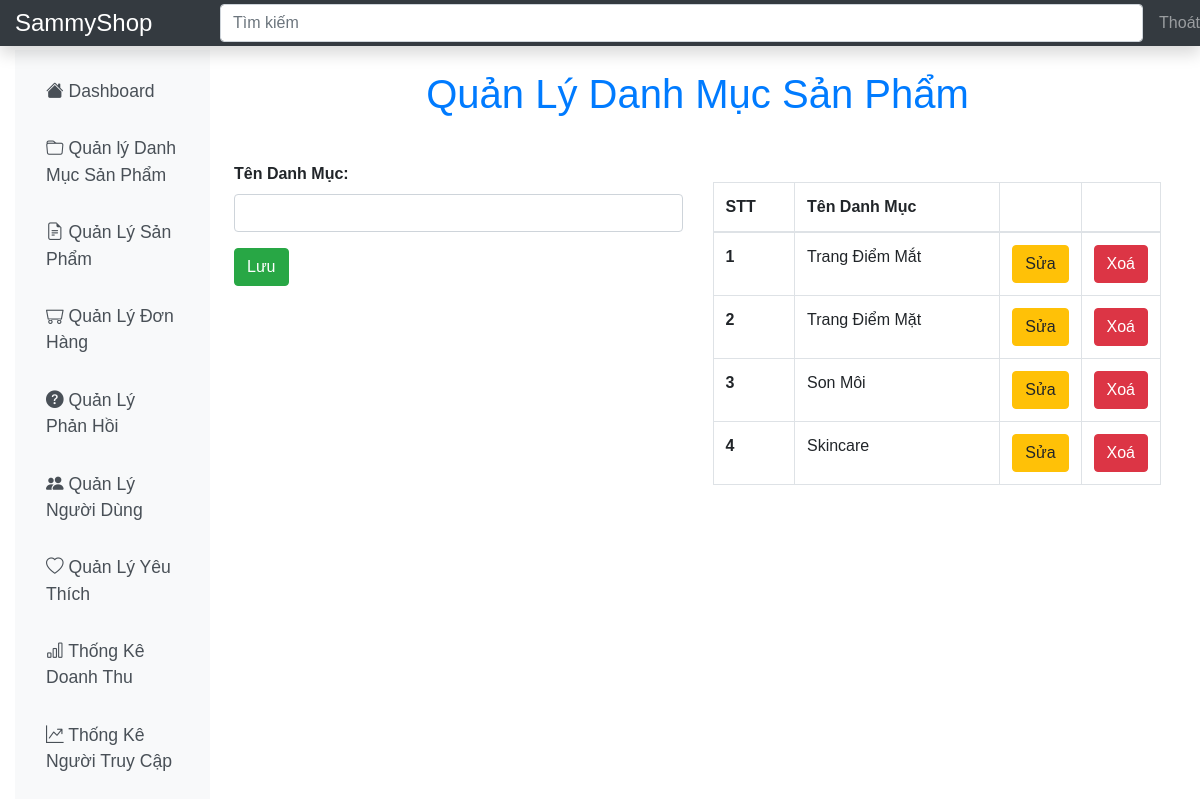
/Admin/category/index.php (signed in), run on an earlier commit of the app's database.
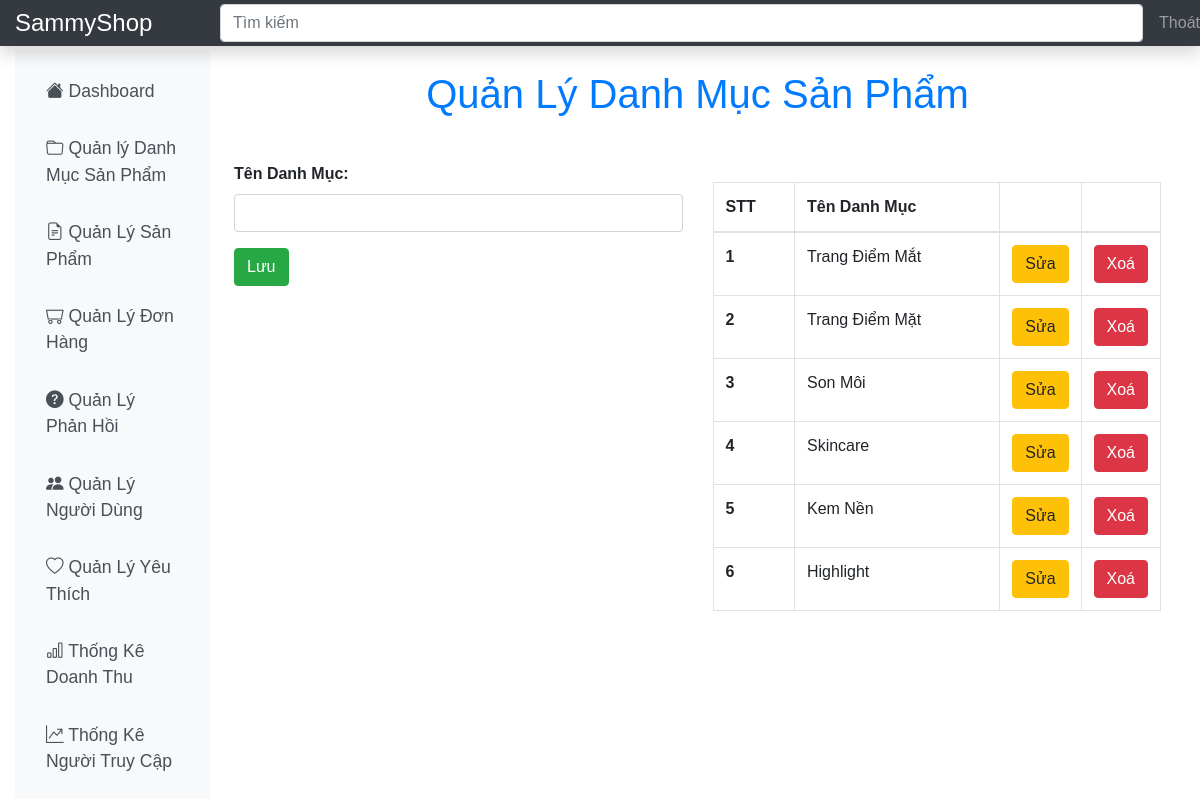
And on a later commit of the database.
### tables this page shows
CREATE TABLE `category` (
  `id` int(11) NOT NULL,
  `name` varchar(100) NOT NULL
);

### Database/dbhelper.php (called while the page is built, shortened)
<?php
function executeResult($sql, $isSingle = false) {
    $data = null;
    $conn = mysqli_connect(HOST, USERNAME, PASSWORD, DATABASE);
    mysqli_set_charset($conn, 'utf8');
    $resultset = mysqli_query($conn, $sql);
    if ($isSingle) {
        $data = mysqli_fetch_array($resultset, MYSQLI_ASSOC);
    } else {
        $data = [];
        while (($row = mysqli_fetch_array($resultset, MYSQLI_ASSOC)) != null) {
            $data[] = $row;
        }
    }
    return $data;
}

### Admin/category/index.php (the view, shortened to what this page needs)
<?php
    require_once('../layout/header.php');
	$id = $name = '';
	$sql = "select * from category";
	$data = executeResult($sql);
?>
<div class="row" style="margin-top: 20px;">
	<div class="col-md-12" style="margin-bottom: 20px;">
	<h1 class="text-center text-primary mb-4">Quản Lý Danh Mục Sản Phẩm</h1>
	</div>
	<div class="col-md-6">
		<form method="post" action="index.php" onsubmit="return validateForm();">
			<div class="form-group">
			  <label for="usr" style="font-weight: bold;">Tên Danh Mục:</label>
			  <input required="true" type="text" class="form-control" id="usr" name="name" value="<?=$name?>">
			</div>
			<button class="btn btn-success">Lưu</button>
		</form>
	</div>
	<div class="col-md-6 table-responsive">
		<table class="table table-bordered table-hover" style="margin-top: 20px;">
			<thead>
				<tr>
					<th>STT</th>
					<th>Tên Danh Mục</th>
					<th style="width: 50px"></th>
					<th style="width: 50px"></th>
				</tr>
			</thead>
			<tbody>
<?php
	$index = 0;
	foreach($data as $item) {
		echo '<tr>
					<th>'.(++$index).'</th>
					<td>'.$item['name'].'</td>
					<td style="width: 50px">
						<a href="?id='.$item['id'].'"><button class="btn btn-warning">Sửa</button></a>
					</td>
					<td style="width: 50px">
						<button onclick="deleteCategory('.$item['id'].')" class="btn btn-danger">Xoá</button>
					</td>
				</tr>';
	}
?>
			</tbody>
		</table>
	</div>
</div>
<?php
     require_once('../layout/footer.php');
?>

What changed in the data, as far as the page shows it:
added category: name "Kem Nền"
added category: name "Highlight"
